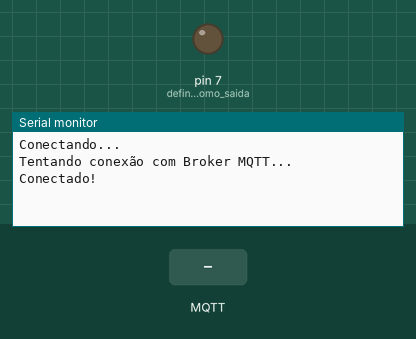
This sketch was run on a simulated Arduino Uno, built with avr-gcc and run on an emulated ATmega328P. On the bench: output pins drawn as LEDs (lit = HIGH), the last lines printed to the serial monitor. The test bench sets the inputs (shaded band). No MQTT or app messages arrive unless stated.

Above: at 3.2 s.
3.3 s: MQTT message "desligado" arrives on the first subscribed topic
At 4.5 s:
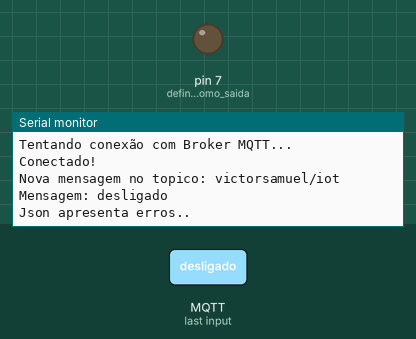
4.8 s: MQTT message "ligado" arrives on the first subscribed topic
At 5.8 s:
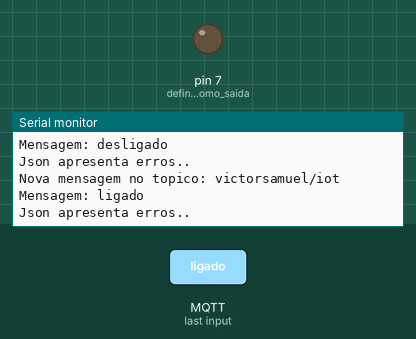
6.3 s: MQTT message "piscando" arrives on the first subscribed topic
At 6.9 s:
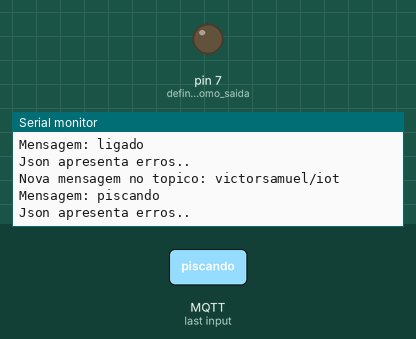

The sketch:

mqtt_ethernetShield.ino
```cpp
#include <SPI.h>
#include <Ethernet.h>
#include <PubSubClient.h>
#include <ArduinoJson.h>

byte mac[] = { 0xDE, 0xAD, 0xBE, 0xEF, 0xFE, 0xED };
byte ip[] = { 10, 20, 1, 199 };

EthernetClient client;
PubSubClient mqttClient(client);
IPAddress server(172, 16, 0, 2);
const char topico[] = "victorsamuel/iot";
const char usuario[] = "v4tech_vntpejr";

//SERVE MQTT
char mqttServer[] = "broker.hivemq.com";

// funções
void analisaJson(String json);
void enviaJson();
void ligaLed(int porta);
void desligaLed(int porta);
void inverteLed(int porta);
void atualiza_led();
void atualiza_status();
void setup_ethernet();
void conectaMqtt();

// led pode ser: 0 desligado, 1 ligado, 2 piscando
int ledState = 0;
int intervaloPisca = 1000;  // padrão 1 segundo
int ultimoPisca = 0;

// status da placa
int intervaloStatus = 5000; // padrão 5 segundos
int ultimoStatus = 0;
void setup() {
  Serial.begin(115200);
  delay(2000);  // aguarde porta serial funcionar
  //inicia ethernet;
  setup_ethernet();
  pinMode(7, OUTPUT);//define porta 7 como saida


  // inicia cliente mqtt
  mqttClient.setServer(mqttServer, 1883);
  mqttClient.setCallback(callback);
}

void loop() {

  // reconecte-se ao servidor se MQTT estiver desconectado
  if (!mqttClient.connected()) {
    conectaMqtt();
  }

  // função loop deve ser chamada para receber mensagens
  mqttClient.loop();
  if (Serial.available()){
     String msg = Serial.readStringUntil('\n');
     analisaJson(msg);
  }
 atualiza_led();

}


void callback(char* topic, byte* payload, unsigned int length) {

  // transforma o payload em string
  char content[200];
  int i = 0;
  for (i = 0; i < length; i++) {
    content[i] = (char) payload[i];
  }
  content[i] = '\0';

  Serial.print("Nova mensagem no topico: ");
  Serial.println(topic);
  Serial.print("Mensagem: ");
  Serial.println(content);

  analisaJson(content);
}


void setup_ethernet() {
  Serial.println();
  Serial.print("Conectando...\n");
  Ethernet.begin(mac, ip);
  Serial.println("");
}

void conectaMqtt() {
  while (!mqttClient.connected()) {
    Serial.println("Tentando conexão com Broker MQTT...");

    // conecta e insere um id qualquer (coloque seu nome, pois o servidor pode bloquear ids duplicados)
    if (mqttClient.connect(usuario)) {
      Serial.println("Conectado!");

      // faz subscribe no topico principal e já envia status
      mqttClient.subscribe(topico);
      enviaJson();
    } else {
      Serial.println("Ocorreu um erro na tentativa de conexão: ");
      Serial.println(mqttClient.state());
      Serial.println("Tentando novamente em 5 segundos...");
      delay(5000);
    }
  }
}

void analisaJson(String json) {
  StaticJsonBuffer<200> jsonBuffer;
  JsonObject& buffer = jsonBuffer.parseObject(json);

  if (!buffer.success()) {
    Serial.println("Json apresenta erros..");
    return;
  }

  // atualiza estado do led
  if (buffer.containsKey("status")) {
    // retorna status
    enviaJson();
  }

  // atualiza estado do led
  if (buffer.containsKey("seta_led")) {
    String lamp = buffer["seta_led"];
    if (lamp == "desligado") {
      ledState = 0;
    } else if (lamp == "ligado") {
      ledState = 1;
    } else if (lamp == "piscando") {
      ledState = 2;
    }

    // retorna estado do led
    enviaJson();
  }

  // pisca se for necessário
  if (buffer.containsKey("pisca_led")) {
    intervaloPisca = buffer["pisca_led"];
    ledState = 2;

    // retorna estado do led
    enviaJson();
  }
}
void enviaJson() {
  String lampada = "";

  StaticJsonBuffer<200> jsonBuffer;
  JsonObject& buffer = jsonBuffer.createObject();

  // define a string do estado do led
  switch (ledState) {
    case 0:
      lampada = "desligado";
      break;
    case 1:
      lampada = "ligado";
      break;
    case 2:
      lampada = "piscando";
      break;
  }


  buffer["led"] = lampada;

  // envia para broker
  char mensagem[100];
  buffer.printTo(mensagem, sizeof(mensagem));
  mqttClient.publish(topico, mensagem, false);

}
// função liga o led da porta
void ligaLed(int porta) {
  digitalWrite(porta, HIGH);
}

// função desliga o led da porta
void desligaLed(int porta) {
  digitalWrite(porta, LOW);
}

// inverte estado do led da porta
void inverteLed(int porta) {
  digitalWrite(porta, !digitalRead(porta));
}

// liga, desliga ou faz led piscar
void atualiza_led() {

  // define a string do estado do led
  switch (ledState) {
    case 0:
      desligaLed(7);
      break;
    case 1:
      ligaLed(7);
      break;
    case 2:
      if (millis() - ultimoPisca > intervaloPisca) {
        ultimoPisca = millis();
        inverteLed(7);
      }
      break;
  }
}

// envia status para Broker em intervalos de tempo
void atualiza_status() {
  if (millis() - ultimoStatus > intervaloStatus) {
    ultimoStatus = millis();
    enviaJson();
  }
}
```

Measured:
- after the input at 3.3 s, the serial monitor: prints a new line at once (image 1)
- after the input at 4.8 s, the serial monitor: prints a new line at once (image 2)
- after the input at 6.3 s, the serial monitor: prints a new line at once (image 3)
